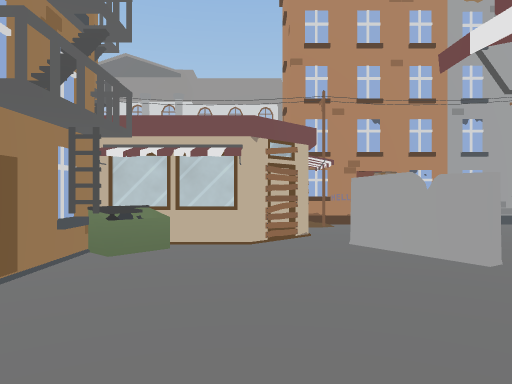
view 1 (above)

24 first-person views from a walk through a 3-D level made in the Unity game engine. The camera is 1.4 m above the floor, looks level and sees 70° across. The floor is counted in squares, 2 m on a side. Each view is taken from the middle of a square. On the plan, view 1 faces up. The plan holds only what a view shows up to about 11 squares ahead; the rest is blank. The place goes on beyond the plan. Some surface patterns are stand-ins.

view 2
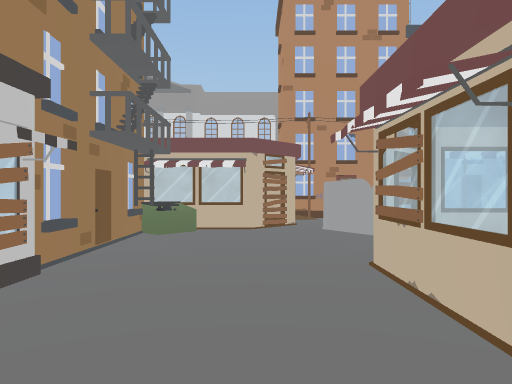

view 3
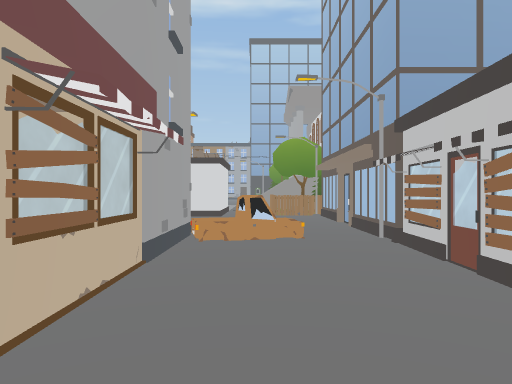

view 4
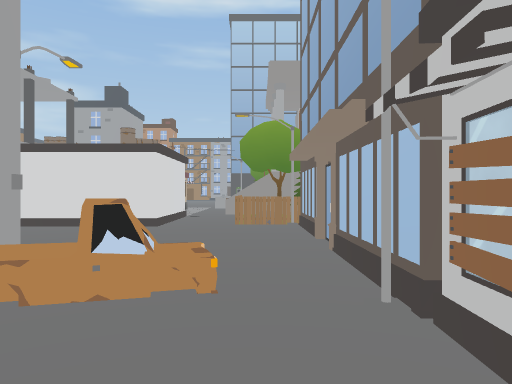

view 5
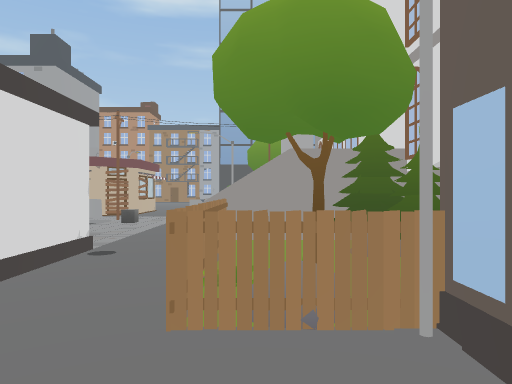

view 6
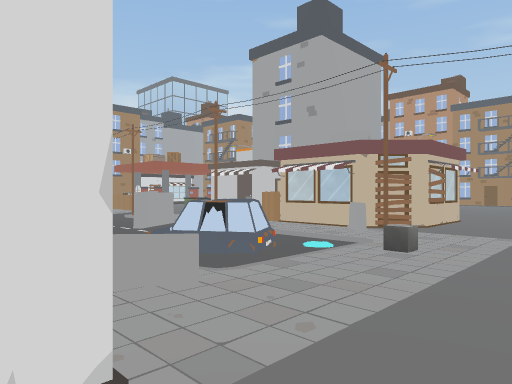

view 7
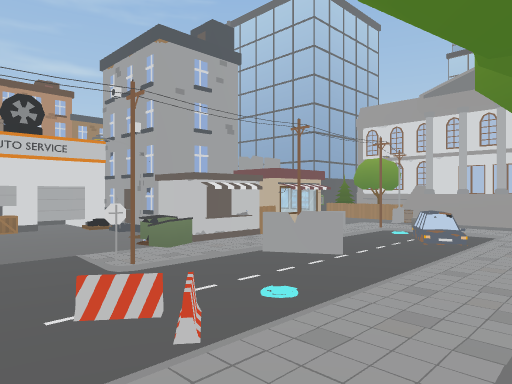

view 8
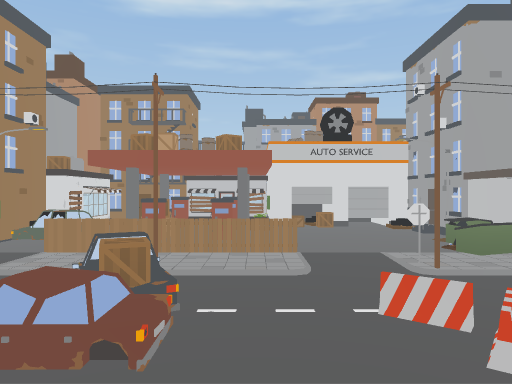

view 9
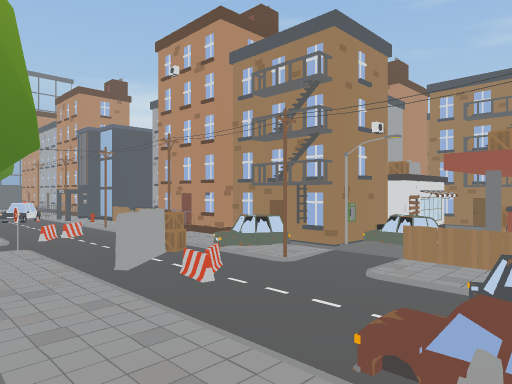

view 10
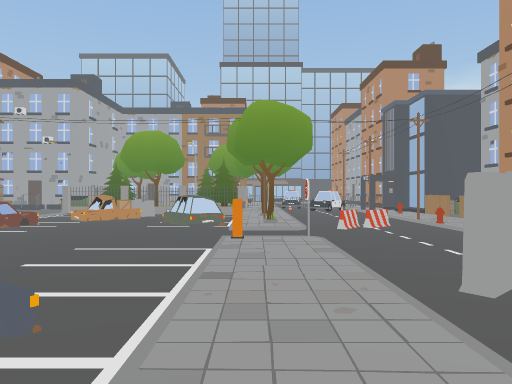

view 11
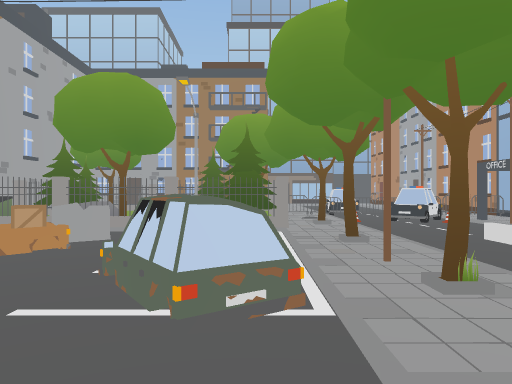

view 12
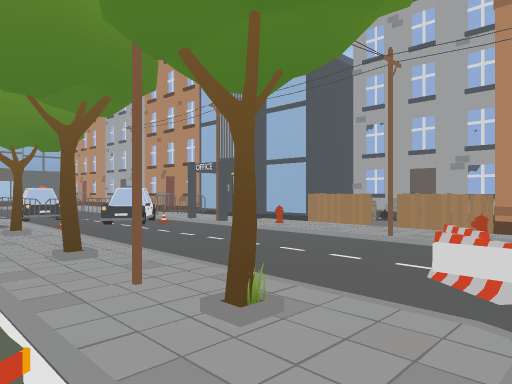

view 13
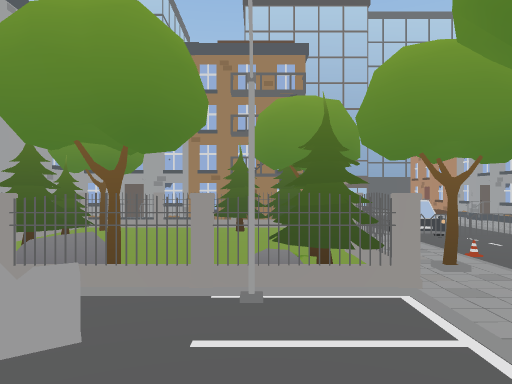

view 14
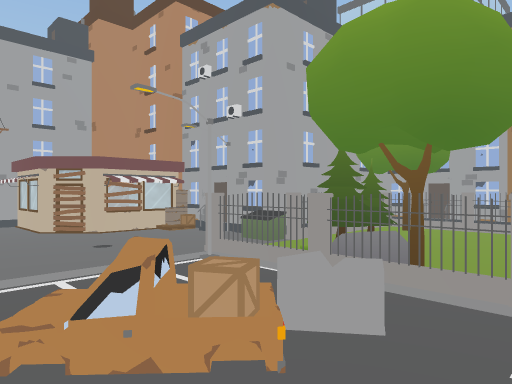

view 15
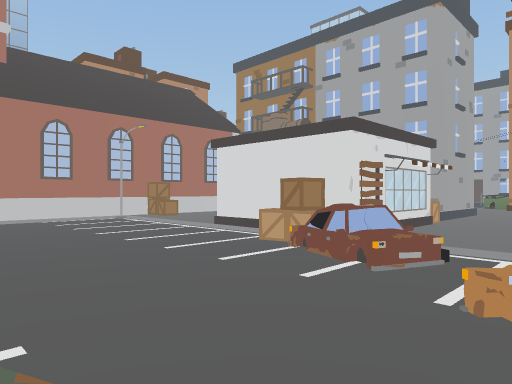

view 16
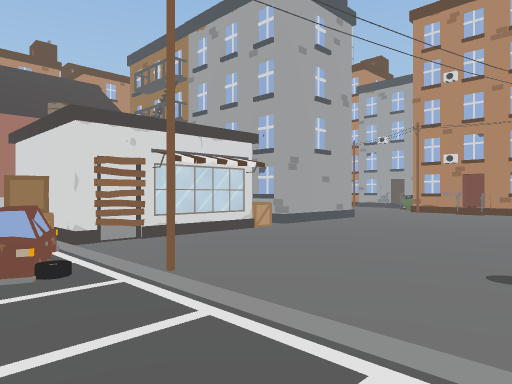

view 17
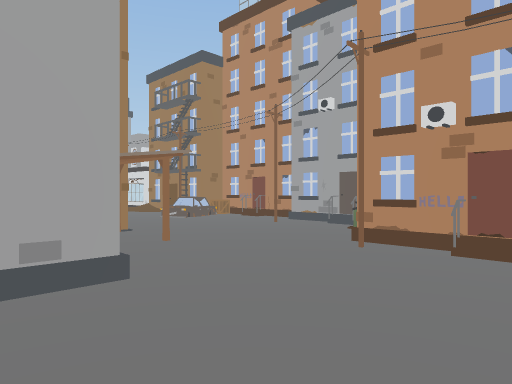

view 18
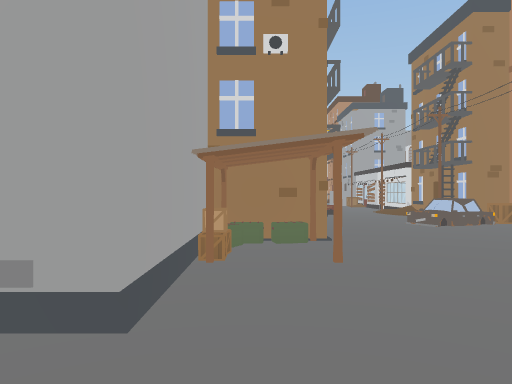

view 19
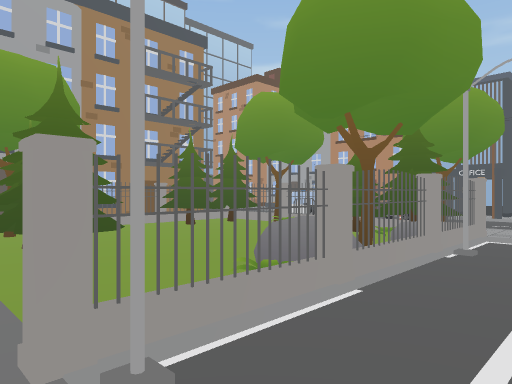

view 20
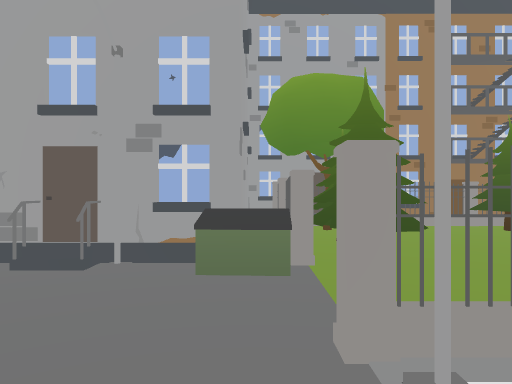

view 21
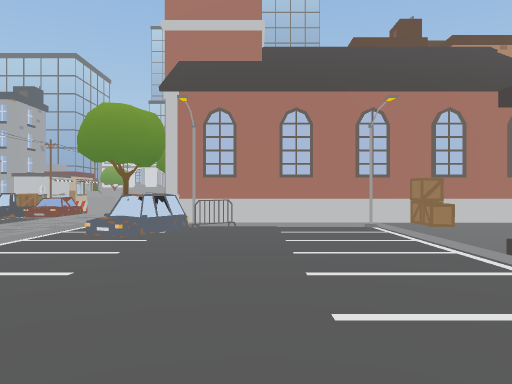

view 22
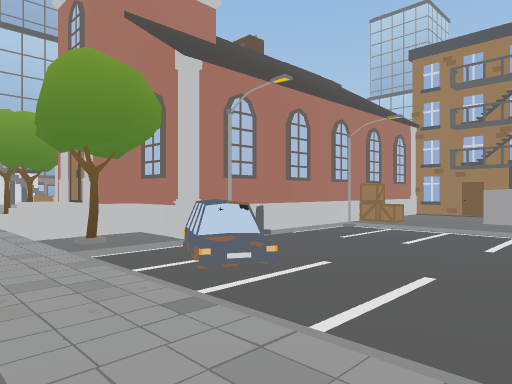

view 23
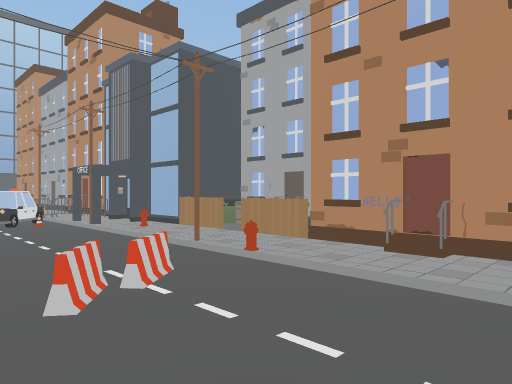

view 24
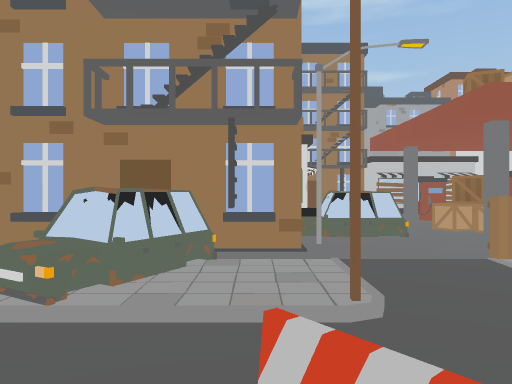

### Floor plan
Key: @ floor where view 1 was taken; # wall or solid block; x gap in a wall; . main floor; : floor 3.25 m higher than the main floor; / step, stairs or slope; = window, fence, low wall or low ledge; ^ raised ledge; O other object.
Columns run from 3 left of view 1 to 38 right of it. Each row starts with its distance up from view 1.
  9                    ##O#####
  8 OOOOO#  #O#       ##OO....#O
  7 OO  =.            ..#O..#..O
  6 OO  ..            ..........##O
  5 OOOO#              ............
  4  O...#.              O #O#.....O
  3  #....                  O......#
  2  #...OO                 ####...=OOO
  1  #..O                     ##....  OO
  0  O.@O               ###OO ##....O O
 -1  O..##              #..    O......OO    O
 -2 ##..#               #... #OO.......#    O
 -3  #.O#               #O.###.O......###
 -4  #..                #....#OO.#...O^O#O###
 -5  #..                #.....OOO...#O.OO.OO#
 -6  #.....             #.......O....OO....O#
 -7  #O....             #.........OO.O.....O#
 -8  OOO:O #          ###O................OO#
 -9  .O.:  #     OO ###..OO....../...O..OOOO#
-10 OOO.:  #O    O.O////O.......OO...OOOOOOOO
-11 O#O/..=......... #//......##O/.O.O.OOOOO
-12 ## /../////////////////////.////////OOO
-13 ## /..OO/.....=..O/..=.#=...=....../OOO
-14 ##  .O..../#.....OO...=.O...=.....OOO..
-15 ##  .////# ///../x//.#///#//O#///##.O...
-16    =..=.........OOOOO..O...# OOOO##.OOO..O
-17     ..OOOOOO^... ....#O#####OOOO ##### OO
-18     ..O  #OO.... ##..O##     OOO#
-19      .OO ###....  OOOO#
-20      ..# ###....     O#
-21      ..    O/.O./#   O
-22      ..     ###      O
-23      ..       #
-24                 OOOO

Positions as (right, up) in squares from view 1, and headings:
1: (0, 0), facing up
2: (0, -2), facing up
3: (0, 3), facing down
4: (-1, 0), facing down
5: (-1, -6), facing down
6: (0, -10), facing down-right
7: (13, -10), facing down-left
8: (13, -10), facing down
9: (14, -10), facing down-right
10: (17, -11), facing right
11: (23, -10), facing right
12: (24, -10), facing down-right
13: (26, -9), facing right
14: (26, -9), facing up-right
15: (27, -9), facing up-left
16: (29, -6), facing up-left
17: (27, 1), facing up-left
18: (26, 3), facing left
19: (28, -4), facing down-right
20: (28, -4), facing right
21: (25, -7), facing left
22: (22, -12), facing up-left
23: (22, -12), facing down-right
24: (19, -13), facing down
